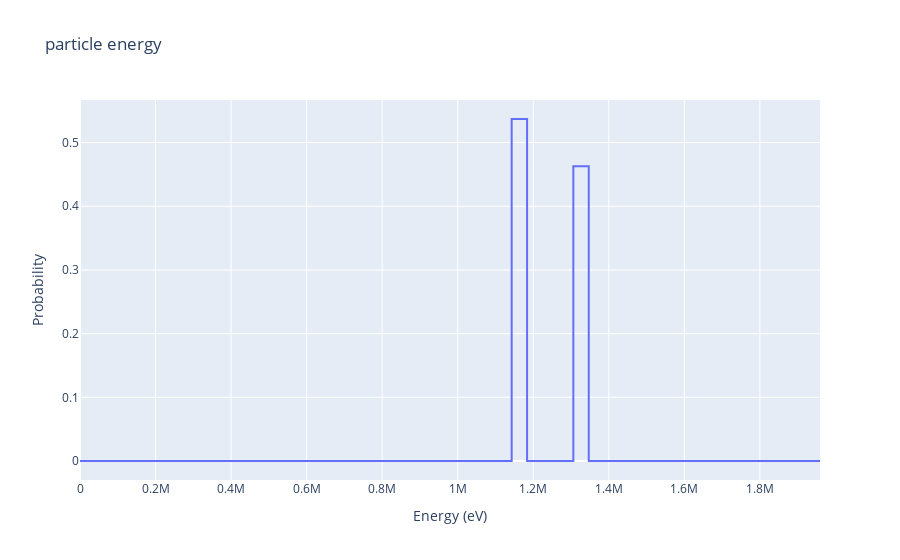

Notebook code cell kept with this figure:
### Markdown cell above
![decay routes](https://upload.wikimedia.org/wikipedia/commons/thumb/0/03/Cobalt-60m-decay.svg/1024px-Cobalt-60m-decay.svg.png)

Image by Tubas-en - Own work, Public Domain, https://commons.wikimedia.org/w/index.php?curid=6330228

### Code cell
# initialises a new source object
source = openmc.Source()

# sets the location of the source to x=0 y=0 z=0
source.space = openmc.stats.Point((0, 0, 0))

# sets the direction to isotropic
source.angle = openmc.stats.Isotropic()

# sets the energy distribution to 50% 1.1MeV photons and 50% 1.3MeV photons
source.energy = openmc.stats.Discrete([1.1732e6,1.3325e6], [0.5, 0.5])

source.particle = 'photon'

create_inital_particles(
    source,
    number_of_particles=1000  # this can be increased to sample more particles
)

plot_energy_from_initial_source(
    input_filename='initial_source.h5',
    energy_bins=np.linspace(0, 2e6, 50)
)

### Figure 1 — Plotly figure (JSON) as saved in the notebook; plotly's stock layout.template omitted (floating-point values rounded to 4 significant figures)
{"data": [{"hoverinfo": "text", "line": {"shape": "hv"}, "name": "particle direction", "type": "scatter", "x": [0, 40820.0, 81630.0, 122400.0, 163300.0, 204100.0, 244900.0, 285700.0, 326500.0, 367300.0, 408200.0, 449000.0, 489800.0, 530600.0, 571400.0, 612200.0, 653100.0, 693900.0, 734700.0, 775500.0, 816300.0, 857100.0, 898000.0, 938800.0, 979600.0, 1020000.0, 1061000.0, 1102000.0, 1143000.0, 1184000.0, 1224000.0, 1265000.0, 1306000.0, 1347000.0, 1388000.0, 1429000.0, 1469000.0, 1510000.0, 1551000.0, 1592000.0, 1633000.0, 1673000.0, 1714000.0, 1755000.0, 1796000.0, 1837000.0, 1878000.0, 1918000.0, 1959000.0], "y": [0, 0, 0, 0, 0, 0, 0, 0, 0, 0, 0, 0, 0, 0, 0, 0, 0, 0, 0, 0, 0, 0, 0, 0, 0, 0, 0, 0, 0.537, 0, 0, 0, 0.463, 0, 0, 0, 0, 0, 0, 0, 0, 0, 0, 0, 0, 0, 0, 0, 0]}], "layout": {"title": {"text": "particle energy"}, "xaxis": {"title": {"text": "Energy (eV)"}}, "yaxis": {"title": {"text": "Probability"}}}}
